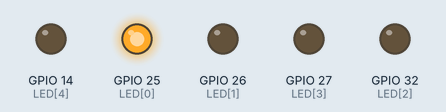
This program was run on a simulated ESP32 board running MicroPython. On the bench: output pins drawn as LEDs (lit = HIGH).

Above: at 0.05 s.
At 0.75 s:
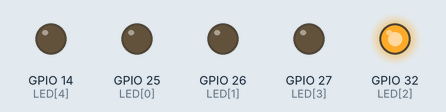
At 1.45 s:
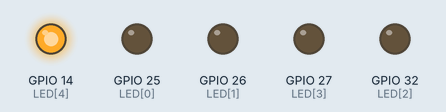
At 2.15 s:
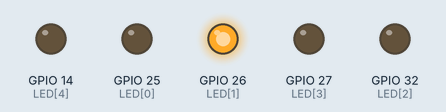
At 2.85 s:
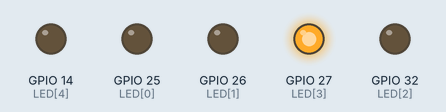
Timing chart, 0 to 3.1 s (numbered marks = the images above):
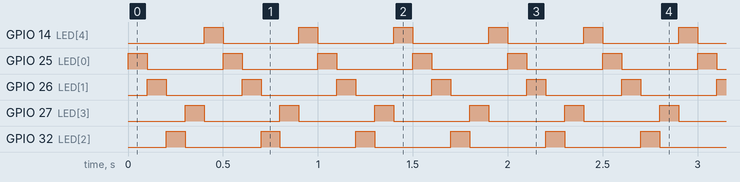

Measured:
- by itself, GPIO 14 (LED[4]), GPIO 25 (LED[0]), GPIO 26 (LED[1]), GPIO 27 (LED[3]), GPIO 32 (LED[2]): alternates HIGH for 0.10 s and LOW for 0.40 s

The program:

LED_chaser_list.py
```python
# LED_chaser_list.py

from machine import Pin
from time import sleep

LED = [25,26,32,27,14]


del_time = 0.1

for n in range(len(LED)):
  LED[n] = Pin(LED[n],Pin.OUT)


while True:
  for n in range(len(LED)):
    LED[n].value(1)
    sleep(del_time)
    LED[n].value(0)
```
